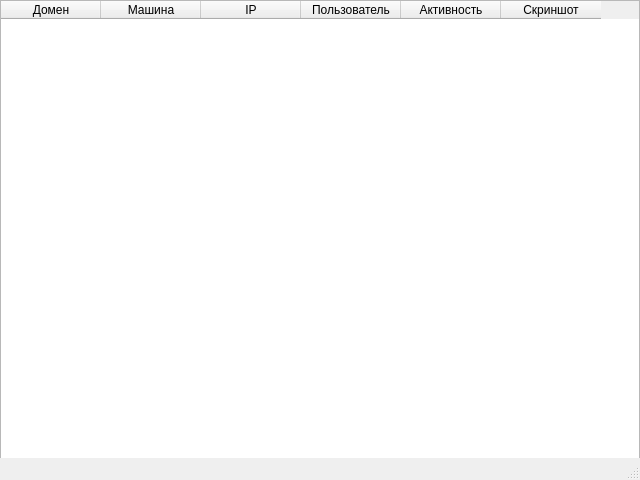
<?xml version="1.0" encoding="UTF-8"?>
<ui version="4.0">
 <class>QtWidgetsApplicationClass</class>
 <widget class="QMainWindow" name="QtWidgetsApplicationClass">
  <property name="geometry">
   <rect>
    <x>0</x>
    <y>0</y>
    <width>640</width>
    <height>480</height>
   </rect>
  </property>
  <property name="sizePolicy">
   <sizepolicy hsizetype="Fixed" vsizetype="Fixed">
    <horstretch>0</horstretch>
    <verstretch>0</verstretch>
   </sizepolicy>
  </property>
  <property name="minimumSize">
   <size>
    <width>640</width>
    <height>480</height>
   </size>
  </property>
  <property name="maximumSize">
   <size>
    <width>640</width>
    <height>480</height>
   </size>
  </property>
  <property name="windowTitle">
   <string>QtWidgetsApplication</string>
  </property>
  <widget class="QWidget" name="centralWidget">
   <widget class="QTableWidget" name="tableWidget">
    <property name="geometry">
     <rect>
      <x>0</x>
      <y>0</y>
      <width>640</width>
      <height>480</height>
     </rect>
    </property>
    <property name="sizePolicy">
     <sizepolicy hsizetype="Fixed" vsizetype="Fixed">
      <horstretch>0</horstretch>
      <verstretch>0</verstretch>
     </sizepolicy>
    </property>
    <column>
     <property name="text">
      <string>Домен</string>
     </property>
    </column>
    <column>
     <property name="text">
      <string>Машина</string>
     </property>
    </column>
    <column>
     <property name="text">
      <string>IP</string>
     </property>
    </column>
    <column>
     <property name="text">
      <string>Пользователь</string>
     </property>
    </column>
    <column>
     <property name="text">
      <string>Активность</string>
     </property>
    </column>
    <column>
     <property name="text">
      <string>Скриншот</string>
     </property>
    </column>
   </widget>
  </widget>
  <widget class="QStatusBar" name="statusBar"/>
 </widget>
 <layoutdefault spacing="6" margin="11"/>
 <resources>
  <include location="QtWidgetsApplication.qrc"/>
 </resources>
 <connections/>
</ui>
